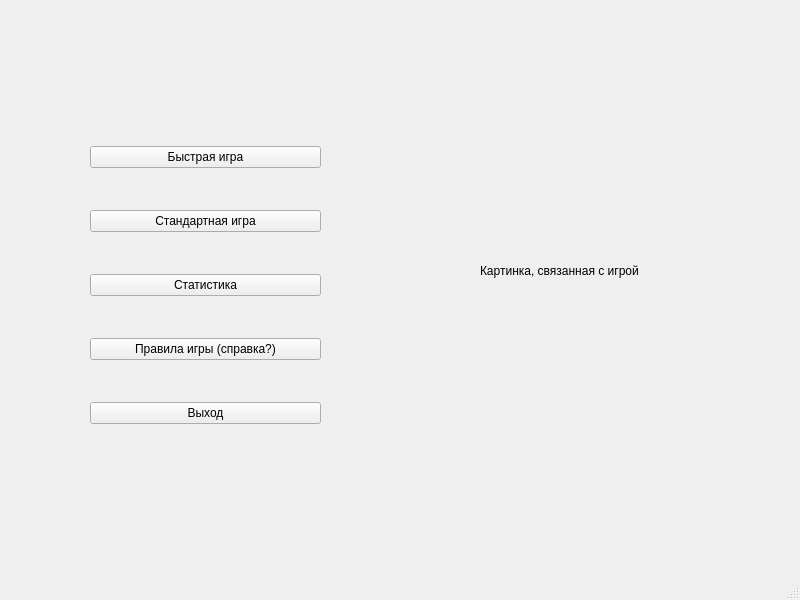
<?xml version="1.0" encoding="UTF-8"?>
<ui version="4.0">
 <class>MainWindow</class>
 <widget class="QMainWindow" name="MainWindow">
  <property name="geometry">
   <rect>
    <x>0</x>
    <y>0</y>
    <width>800</width>
    <height>600</height>
   </rect>
  </property>
  <property name="windowTitle">
   <string>MainWindow</string>
  </property>
  <widget class="QWidget" name="centralwidget">
   <widget class="QLabel" name="label">
    <property name="geometry">
     <rect>
      <x>480</x>
      <y>40</y>
      <width>261</width>
      <height>461</height>
     </rect>
    </property>
    <property name="cursor">
     <cursorShape>ArrowCursor</cursorShape>
    </property>
    <property name="text">
     <string>Картинка, связанная с игрой</string>
    </property>
   </widget>
   <widget class="QWidget" name="layoutWidget">
    <property name="geometry">
     <rect>
      <x>90</x>
      <y>110</y>
      <width>231</width>
      <height>351</height>
     </rect>
    </property>
    <layout class="QVBoxLayout" name="verticalLayout">
     <item>
      <widget class="QPushButton" name="pushButton">
       <property name="text">
        <string>Быстрая игра</string>
       </property>
      </widget>
     </item>
     <item>
      <widget class="QPushButton" name="pushButton_4">
       <property name="text">
        <string>Стандартная игра</string>
       </property>
      </widget>
     </item>
     <item>
      <widget class="QPushButton" name="pushButton_2">
       <property name="text">
        <string>Статистика</string>
       </property>
      </widget>
     </item>
     <item>
      <widget class="QPushButton" name="pushButton_3">
       <property name="text">
        <string>Правила игры (справка?)</string>
       </property>
      </widget>
     </item>
     <item>
      <widget class="QPushButton" name="quit_button">
       <property name="text">
        <string>Выход</string>
       </property>
      </widget>
     </item>
    </layout>
   </widget>
  </widget>
  <widget class="QMenuBar" name="menubar">
   <property name="geometry">
    <rect>
     <x>0</x>
     <y>0</y>
     <width>800</width>
     <height>24</height>
    </rect>
   </property>
  </widget>
  <widget class="QStatusBar" name="statusbar"/>
 </widget>
 <resources/>
 <connections/>
</ui>
